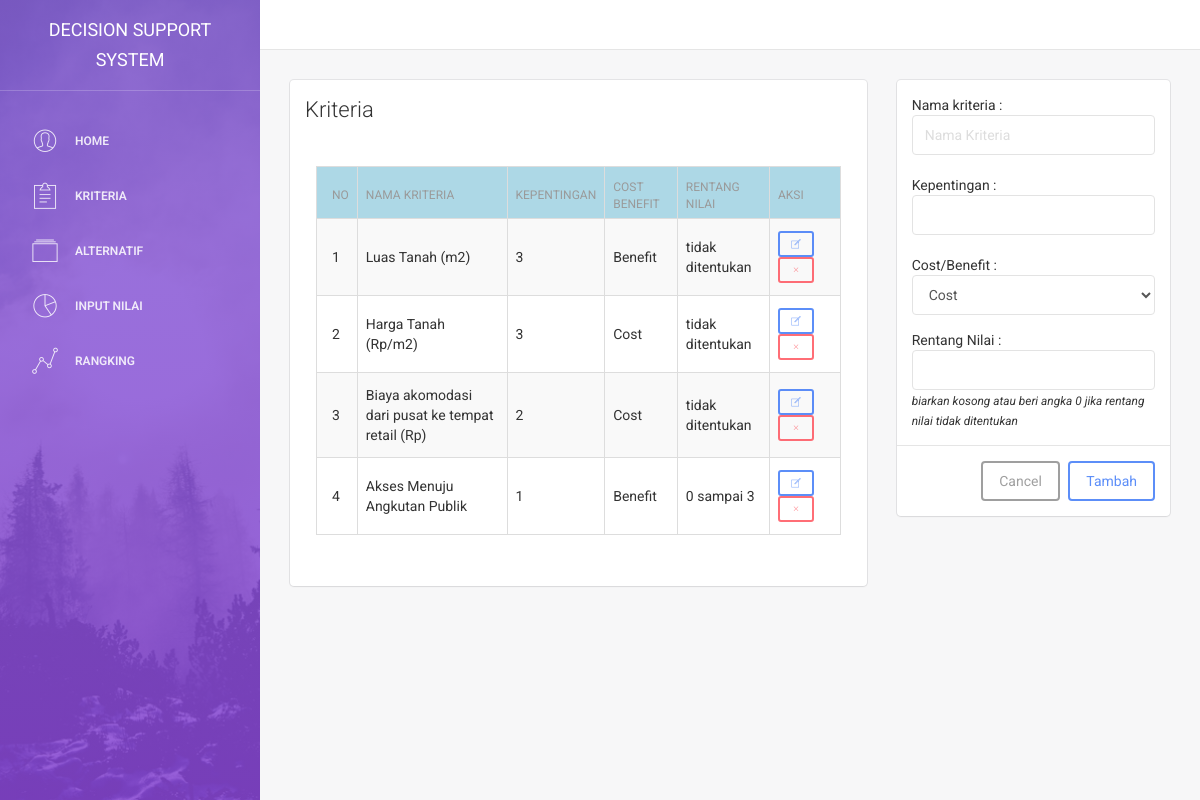
Page /kriteria.php on the committed database.
### tables this page shows
CREATE TABLE `tkriteria` (
  `id_kriteria` int(11) NOT NULL,
  `nama_kriteria` varchar(60) NOT NULL,
  `kepentingan` double NOT NULL,
  `costbenefit` varchar(10) NOT NULL,
  `rentangnilai` int(11) NOT NULL
);

### kriteria.php (the view, shortened to what this page needs)
<!doctype html>
<html lang="en">
<head>
	<?php include 'layout/head.php'; ?>
</head>
<body>
<div class="wrapper">
		<?php include 'layout/sidebar.php' ?>
    <div class="main-panel">
		<nav class="navbar navbar-default navbar-fixed">
    </nav>
        <div class="content">
            <div class="container-fluid">
                <div class="row">
                    <div class="col-md-8">
                        <div class="card">
                            <div class="header">
                                <h4 class="title">Kriteria</h4>
                            </div>
                            <div class="content">
                                <form>
                                    <div class="row">
																			<div class="content">
																				<div class="row" style="margin:2%;">
																					<table
																						class="table table-striped table-bordered table-hover table-highlight table-checkable"
																						data-provide="datatable"
																						data-display-rows="10"
																						data-info="true"
																						data-search="true"
																						data-length-change="true"
																						data-paginate="true"
																						id="dataTable3"
																					>
																							<thead>
																								<tr style="background-color: lightblue">
																									<th>No</th>
																									<th>Nama Kriteria</th>
																									<th>Kepentingan</th>
																									<th>Cost Benefit</th>
																									<th>Rentang Nilai</th>
																									<th>Aksi</th>
																								</tr>
																							</thead>
																							<tbody>
																								<?php
																			$kriteria=mysql_query("SELECT * FROM tkriteria");
																			$no=1;
																			while($kr=mysql_fetch_array($kriteria)){
																				$r=$kr['rentangnilai'];
																				if ($r>0) {
																					$rr="0 sampai ".$r;
																				}
																				else {
																					$rr = "tidak ditentukan";
																				}
																				echo"
																				<tr>
																				<td>$no</td>
																				<td>$kr[nama_kriteria]</td>
																				<td>$kr[kepentingan]</td>
																				<td>$kr[costbenefit]</td>
																				<td>$rr</td>
																				<td>";
																				echo '
																					<a data-toggle="modal" data-target="#'.$kr['id_kriteria'].'"><button type="button" class="btn btn-primary btn-sm pe-7s-note"></button></a>
																					<a data-toggle="modal" data-target="#hapus'.$kr['id_kriteria'].'"><button type="button" class="btn btn-danger btn-sm pe-7s-close"></button></a>
																						<div class="modal fade" id="'.$kr['id_kriteria'].'" tabindex="-1" role="dialog" aria-labelledby="exampleModalLabel" aria-hidden="true">
																								<input class="form-control" type="hidden" name="id" value="'.$kr['id_kriteria'].'">
																								Nama Kriteria :<input class="form-control" name="txtKriteria" value="'.$kr['nama_kriteria'].'"></input>
																								Kepentingan : <input class="form-control" type="number" name="txtKep" value="'.$kr['kepentingan'].'">
																									<select class="form-control" name="rbCB" value='.$kr['costbenefit'].'>
																									</select>
																								<input class="form-control" type="number" name="rentang" value="'.$kr['rentangnilai'].'">
																				</div>
																				<div class="modal fade" id="hapus'.$kr['id_kriteria'].'" tabindex="-1" role="dialog" aria-labelledby="exampleModalLabel" aria-hidden="true">
																						<div class="modal-body">Yakin hapus kriteria <b>'.$kr['nama_kriteria'].'</b> ?</div>
																							<a class="btn btn-danger" href="controller/hapuskriteria.php?id='.$kr['id_kriteria'].'">Hapus</a>
																			</div>
																					';
																					echo "
																				</td>
																				</tr>
																				";
																			 $no++; }
																			?>
																							</tbody>
																						</table>
																				</div>
																			</div>
                                    </div>
                                </form>
                            </div>
                        </div>
                    </div>
                    <div class="col-md-4">
											<div class="card card-user">
													<form method='post' action='controller/tambahkriteria.php'>
													<div class="modal-body">
														<form class='form-horizontal' role='form' method='post' action='controller/tambahkriteria.php' enctype='multipart/form-data'>
															Nama kriteria :
															<input type='text' class='form-control' placeholder='Nama Kriteria' name='txtKriteria'>
															<br/>
															Kepentingan :
															<input type='number' class='form-control' name='txtKep'>
															<br/>
															Cost/Benefit : <br/>
															<div class="form-group">
														    <select class="form-control" name="rbCB">
														      <option value="Cost">Cost</option>
														    </select>
														  </div>
															Rentang Nilai :
															<input class="form-control" type="number" name="rentang">
															<small><i>biarkan kosong atau beri angka 0 jika rentang nilai tidak ditentukan</i></small>
													</div>
													<div class="modal-footer">
														<button class="btn btn-secondary" type="button" data-dismiss="modal">Cancel</button>
														<input class="btn btn-primary" type='submit' name="submit" value="Tambah"></button>
													</div>
												</form>
											</div>
                    </div>
                </div>
            </div>
        </div>
    </div>
</div>
</body>
</html>

### rows in the picture
tkriteria: nama_kriteria "Luas Tanah (m2)", kepentingan "3", costbenefit "Benefit", rentangnilai "tidak ditentukan"
tkriteria: nama_kriteria "Harga Tanah (Rp/m2)", kepentingan "3", costbenefit "Cost", rentangnilai "tidak ditentukan"
tkriteria: nama_kriteria "Biaya akomodasi dari pusat ke tempat retail (Rp)", kepentingan "2", costbenefit "Cost", rentangnilai "tidak ditentukan"
tkriteria: nama_kriteria "Akses Menuju Angkutan Publik", kepentingan "1", costbenefit "Benefit", rentangnilai "0 sampai 3"
